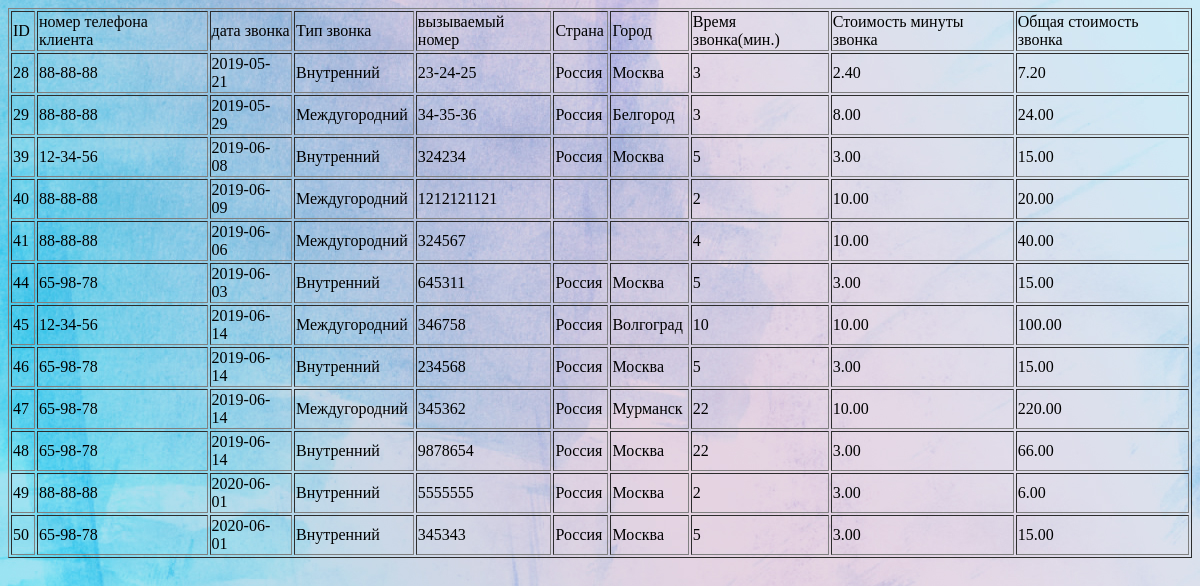
/ind_call_table.php (signed in), run on the app's committed database.
### tables this page shows
CREATE TABLE `calls` (
  `call_id` int(4) NOT NULL,
  `customer_phone` varchar(10) NOT NULL,
  `date_ring` date NOT NULL,
  `ring_type` tinyint(1) NOT NULL,
  `number` varchar(10) DEFAULT NULL,
  `country` varchar(15) DEFAULT NULL,
  `town` varchar(15) DEFAULT NULL,
  `value_min` int(3) NOT NULL,
  `summa_min` decimal(10,2) DEFAULT NULL,
  `summa` decimal(10,2) DEFAULT NULL
);

CREATE TABLE `rates` (
  `ring_type` tinyint(1) NOT NULL,
  `name` text NOT NULL,
  `rate` decimal(10,2) NOT NULL
);

### ind_call_table.php (the view, shortened to what this page needs)
<?php
include "ind1.php";
$call = mysqli_query($link, "select c.call_id,c.customer_phone, c.date_ring,r.name,c.number,c.country,c.town,c.value_min,c.summa_min,c.summa from calls c INNER JOIN rates r ON r.ring_type=c.ring_type;");
if($call)
{
  echo '<form name="feedback" action="" method="post">';
  echo "<table border=1>";
  echo "<tr><td>ID</td><td>номер телефона клиента</td><td>дата звонка</td><td>Тип звонка</td><td>вызываемый номер</td><td>Страна</td><td>Город</td><td>Время звонка(мин.)</td><td>Стоимость минуты звонка</td><td>Общая стоимость звонка</td></tr>";
  while($c = mysqli_fetch_array($call))
  {
    echo "<tr><td>".$c['call_id']."&nbsp;</td><td>".$c['customer_phone']."&nbsp </td><td>".$c['date_ring']."&nbsp;</td><td>"
    .$c['name']."&nbsp;</td><td>".$c['number']."&nbsp;</td><td>".$c['country']."&nbsp;</td><td>".$c['town']."&nbsp;</td><td>".$c['value_min']."&nbsp;</td><td>".$c['summa_min']."&nbsp;</td><td>".$c['summa']."&nbsp;</td> </tr>";
  }
  echo "</table>";
}
else
{
  echo "<p><b>Error: ".mysqli_error($link)."</b><p>";
  exit();
}
?>
<!DOCTYPE html>
<html lang="en">
<head>
  <link rel="stylesheet" type="text/css" href="ind_css3.css">
</head>
<body>
</body>
</html>

### ind_css3.css (style rules this page uses)
body { background-image: url("ind_ph.jpg"); }

### data on the page
calls: call_id "28", customer_phone "88-88-88", date_ring "2019-05-21", ring_type.name "Внутренний", number "23-24-25", country "Россия", town "Москва", value_min "3", summa_min "2.40", summa "7.20"
calls: call_id "29", customer_phone "88-88-88", date_ring "2019-05-29", ring_type.name "Междугородний", number "34-35-36", country "Россия", town "Белгород", value_min "3", summa_min "8.00", summa "24.00"
calls: call_id "39", customer_phone "12-34-56", date_ring "2019-06-08", ring_type.name "Внутренний", number "324234", country "Россия", town "Москва", value_min "5", summa_min "3.00", summa "15.00"
calls: call_id "40", customer_phone "88-88-88", date_ring "2019-06-09", ring_type.name "Междугородний", number "1212121121", value_min "2", summa_min "10.00", summa "20.00"
calls: call_id "41", customer_phone "88-88-88", date_ring "2019-06-06", ring_type.name "Междугородний", number "324567", value_min "4", summa_min "10.00", summa "40.00"
calls: call_id "44", customer_phone "65-98-78", date_ring "2019-06-03", ring_type.name "Внутренний", number "645311", country "Россия", town "Москва", value_min "5", summa_min "3.00", summa "15.00"
calls: call_id "45", customer_phone "12-34-56", date_ring "2019-06-14", ring_type.name "Междугородний", number "346758", country "Россия", town "Волгоград", value_min "10", summa_min "10.00", summa "100.00"
calls: call_id "46", customer_phone "65-98-78", date_ring "2019-06-14", ring_type.name "Внутренний", number "234568", country "Россия", town "Москва", value_min "5", summa_min "3.00", summa "15.00"
calls: call_id "47", customer_phone "65-98-78", date_ring "2019-06-14", ring_type.name "Междугородний", number "345362", country "Россия", town "Мурманск", value_min "22", summa_min "10.00", summa "220.00"
calls: call_id "48", customer_phone "65-98-78", date_ring "2019-06-14", ring_type.name "Внутренний", number "9878654", country "Россия", town "Москва", value_min "22", summa_min "3.00", summa "66.00"
calls: call_id "49", customer_phone "88-88-88", date_ring "2020-06-01", ring_type.name "Внутренний", number "5555555", country "Россия", town "Москва", value_min "2", summa_min "3.00", summa "6.00"
calls: call_id "50", customer_phone "65-98-78", date_ring "2020-06-01", ring_type.name "Внутренний", number "345343", country "Россия", town "Москва", value_min "5", summa_min "3.00", summa "15.00"
